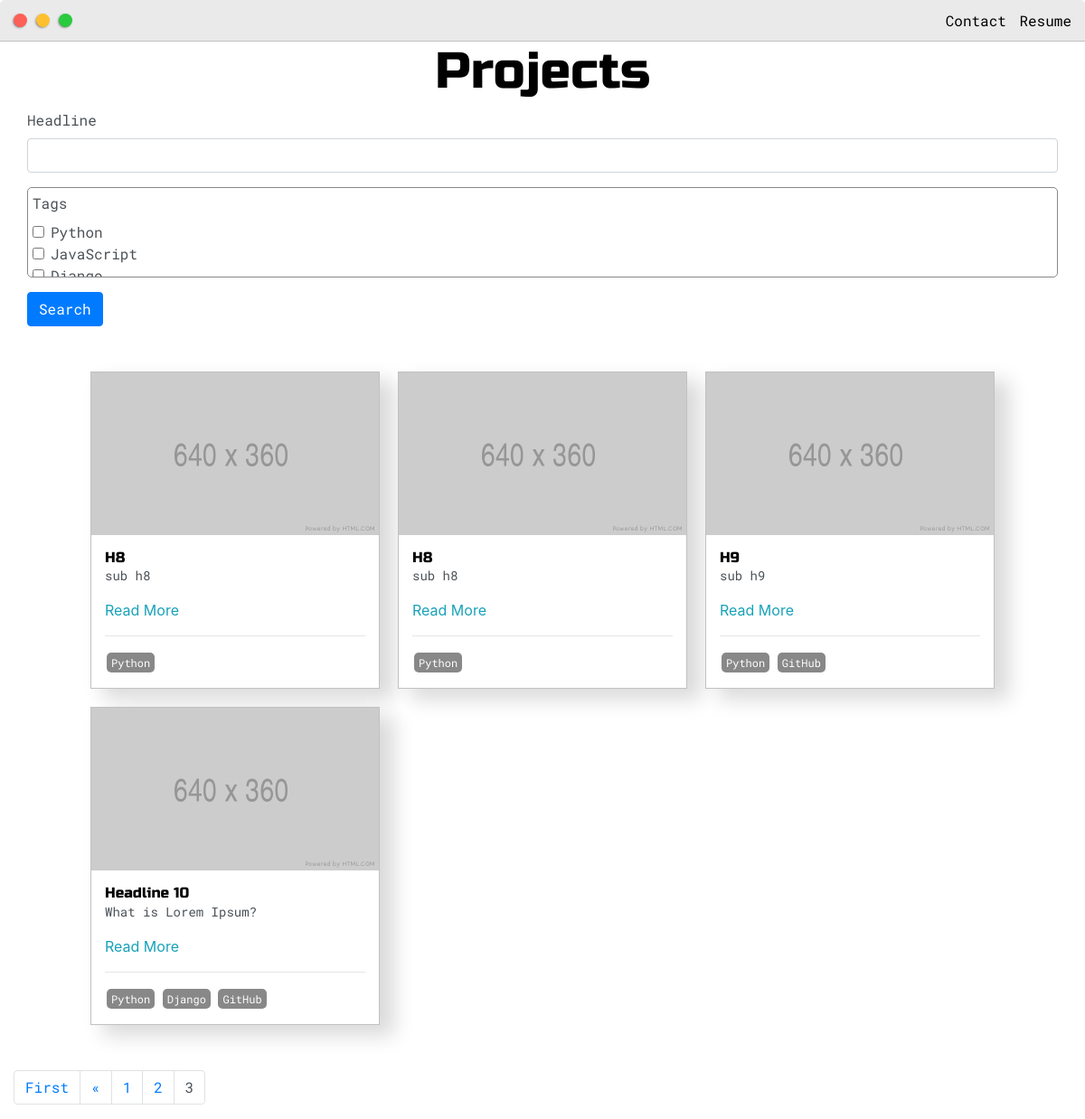
The page /posts/?page=3 on the database its author committed.
### base/models.py (models this page shows, shortened)
class Post(models.Model):
    headline = models.CharField(max_length=200)
    sub_headline = models.CharField(max_length=200, null=True, blank=True)
    thumbnail = models.ImageField(null=True, blank=True, upload_to="images", default="placeholder1.png")
    body = RichTextUploadingField(null=True, blank=True)
    created = models.DateTimeField(auto_now_add=True)
    active = models.BooleanField(default=False)
    featured = models.BooleanField(default=False)
    tags = models.ManyToManyField(Tag, null=True)
    slug = models.SlugField(null=True, blank=True)

class Tag(models.Model):
    name = models.CharField(max_length=200)
    def __str__(self):
        return self.name

### base/views.py (the view)
# urls.py: path('posts/', views.posts, name='posts'),
def posts(request):
    posts = Post.objects.filter(active=True)
    myFilter = PostFilter(request.GET, queryset=posts)
    posts = myFilter.qs
    page = request.GET.get('page')
    paginator = Paginator(posts, 5)
    try:
        posts = paginator.page(page)
    except PageNotAnInteger:
        posts = paginator.page(1)
    except EmptyPage:
        posts = paginator.page(paginator.num_pages)
    context = {'posts': posts, 'myFilter': myFilter}
    return render(request, 'base/posts.html', context)

### base/templates/base/posts.html (shortened to what this page needs)
{% extends 'base/main.html' %}
{% load static %}
{% block content %}
    {%  load crispy_forms_tags %}
<div class="main-container">
    <h1 style="text-align: center">Projects</h1>
    <form id="searchForm" method="GET">
        {{ myFilter.form | crispy }}
        <input class="btn btn-primary" type="submit" value="Search">
    </form>
    <div class="post-wrapper">
        {% for post in posts %}
        <div>
            <div class="post">
                <img class="thumbnail" src="{{ post.thumbnail.url }}">
                <div class="post-preview">
                    <h6 class="post-title">{{ post.headline }}</h6>
                    <p class="post-intro">{{ post.sub_headline }}</p>
                    <a href="{% url 'post' post.slug %}">Read More</a>
                    <hr>
                        {% for tag in post.tags.all %}
                            <span class="tag" >{{ tag }}</span>
                        {% endfor %}
                </div>
            </div>
        </div>
        {% empty %}
            <h3>No Posts to show ..</h3>
        {% endfor %}
    </div>
    <div class="row">
        {% if posts.has_other_pages %}
            <ul class="pagination">
                {% if posts.has_previous %}
                    <li class="page-item"><a data-page="1" href="?page=1" class="page-link">First</a></li>
                    <li class="page-item"><a data-page="{{ posts.previous_page_number }}" href="?page={{ posts.previous_page_number }}" class="active page-link">&laquo</a></li>
                {% endif %}
                {% for i in posts.paginator.page_range %}
                    {% if posts.number == i %}
                        <li class="page-item"><a class="active page-link">{{ i }}</a></li>
                    {% else %}
                        <li class="page-item"><a data-page="{{ i }}" href="?page={{ i }}" class="page-link">{{ i }}</a></li>
                    {% endif %}
                {% endfor %}
            </ul>
        {% endif %}
    </div>
</div>
{% endblock content%}

### static/css/default.css (style rules this page uses)
:root { --mainColor:#eaeaea; --mainShadow: 20px 20px 60px #c7c7c7, -20px -20px 60px #ffffff; --mainRadius: 5px 5px 0 0; --secondaryColor:#fff; --secondaryShadow: 14px 14px 12px #f7f7f7, -14px -14px 12px #ffffff; --secondaryRadius: 5px;; --borderColor:#c1c1c1; --mainText:black; --secondaryText:#4b5156; --themeDotBorder: #24292e; --previewBg:rgb(251,249,243,0.8); --previewShadow:#f0ead6; --buttonColor:black; --inputField: inset 8px 8px 38px #ededed, inset -8px -8px 38px #ffffff; }
html,body { padding: 0; margin: 0; scroll-behavior: smooth; }
body * { transition: 0.4s; }
h1,h2,h3,h4,h5,h6,strong { color: var(--mainText); font-family: 'Russo One', sans-serif; font-weight: 500; }
p,li,span,label,input,textarea { color: var(--secondaryText); font-family: 'Roboto Mono', monospace; }
a { text-decoration: none; color: #17a2b8; }
ul { list-style: none; }
h1 { font-size: 56px }
h6 { font-size: 16px }
.main-container { width: 1200px; margin: 0 auto; }
.post-wrapper { display: grid; grid-template-columns: repeat(auto-fit, 320px); gap: 20px; justify-content: center; padding: 50px; }
.post { border: 1px solid var(--borderColor); -webkit-box-shadow: 15px 11px 21px 1px rgba(0,0,0,0.15); -moz-box-shadow: 15px 11px 21px 1px rgba(0,0,0,0.15); box-shadow: 15px 11px 21px 1px rgba(0,0,0,0.15); }
.thumbnail { display: block; width: 100%; height: 180px; object-fit: cover; }
.post-preview { background-color: #fff; padding: 15px; }
.post-title { color: black; margin: 0px; }
.post-intro { color: #4b5156; font-size: 14px; }
.tag { display: inline-block; color: #fff; background-color: #888; border-radius: 5px; margin: 2px; padding: 2px 5px; font-size: 12px; }
@media screen and (max-width: 1200px) { .main-container { width: 95%; } }

### base/templates/base/posts.html (style rules this page uses)
#div_id_tags, #id_tags { overflow-y: scroll; max-height: 100px; border-radius: 5px; padding: 5px; border:1px solid #888; }

### rows shown on the page
Post: thumbnail (placeholder picture), headline "H8", sub_headline "sub h8"
Tag: name "Python"
Post: thumbnail (placeholder picture), headline "H8", sub_headline "sub h8"
Post: thumbnail (placeholder picture), headline "H9", sub_headline "sub h9"
Tag: name "GitHub"
Post: thumbnail (placeholder picture), headline "Headline 10", sub_headline "What is Lorem Ipsum?"
Tag: name "Django"

### other values the page prints
{{ i }} "1" "2"
{{ i }} "3"
